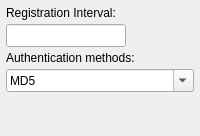
       <widget class="QWidget" name="acc_proto_advanced_h323" >
        <layout class="QVBoxLayout" >
         <property name="spacing" >
          <number>4</number>
         </property>
         <property name="leftMargin" >
          <number>6</number>
         </property>
         <property name="topMargin" >
          <number>6</number>
         </property>
         <property name="rightMargin" >
          <number>6</number>
         </property>
         <property name="bottomMargin" >
          <number>4</number>
         </property>
         <item>
          <widget class="QLabel" name="label_23" >
           <property name="text" >
            <string>Registration Interval:</string>
           </property>
          </widget>
         </item>
         <item>
          <widget class="QLineEdit" name="acc_proto_h323_interval" >
           <property name="sizePolicy" >
            <sizepolicy vsizetype="Fixed" hsizetype="Fixed" >
             <horstretch>0</horstretch>
             <verstretch>0</verstretch>
            </sizepolicy>
           </property>
           <property name="minimumSize" >
            <size>
             <width>120</width>
             <height>23</height>
            </size>
           </property>
           <property name="maximumSize" >
            <size>
             <width>16777215</width>
             <height>23</height>
            </size>
           </property>
           <property name="alignment" >
            <set>Qt::AlignLeading</set>
           </property>
          </widget>
         </item>
         <item>
          <widget class="QLabel" name="label_24" >
           <property name="text" >
            <string>Authentication methods:</string>
           </property>
          </widget>
         </item>
         <item>
          <widget class="QComboBox" name="acc_proto_h323_authmethods" >
           <property name="sizePolicy" >
            <sizepolicy vsizetype="Fixed" hsizetype="Expanding" >
             <horstretch>0</horstretch>
             <verstretch>0</verstretch>
            </sizepolicy>
           </property>
           <property name="minimumSize" >
            <size>
             <width>120</width>
             <height>23</height>
            </size>
           </property>
           <property name="maximumSize" >
            <size>
             <width>16777215</width>
             <height>23</height>
            </size>
           </property>
           <property name="editable" >
            <bool>true</bool>
           </property>
           <item>
            <property name="text" >
             <string>MD5</string>
            </property>
           </item>
           <item>
            <property name="text" >
             <string>CAT</string>
            </property>
           </item>
           <item>
            <property name="text" >
             <string>H.235.1</string>
            </property>
           </item>
          </widget>
         </item>
         <item>
          <spacer>
           <property name="orientation" >
            <enum>Qt::Vertical</enum>
           </property>
           <property name="sizeHint" >
            <size>
             <width>20</width>
             <height>40</height>
            </size>
           </property>
          </spacer>
         </item>
        </layout>
       </widget>
